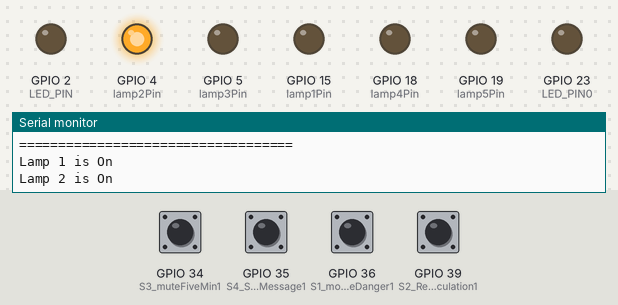
Bench run of a sketch on a simulated ESP32. Shown: output pins drawn as LEDs (lit = HIGH), the last lines printed to the serial monitor. Dashed ring = blinking. The test bench sets the inputs (shaded band); at power-on: GPIO 34 (S3_muteFiveMin1), GPIO 35 (S4_SendEmergMessage1), GPIO 36 (S1_morseCodeDanger1), GPIO 39 (S2_RepeatCalculation1) HIGH.

Above: at 1.2 s.
1.3 s: GPIO 36 (S1_morseCodeDanger1) pulled LOW for 1 s
At 1.75 s:
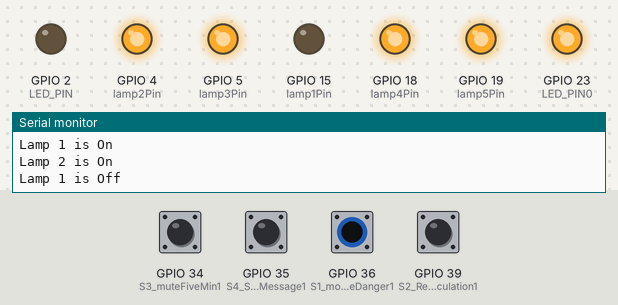
5.0 s: GPIO 36 (S1_morseCodeDanger1) pulled LOW for 0.15 s
At 5.4 s:
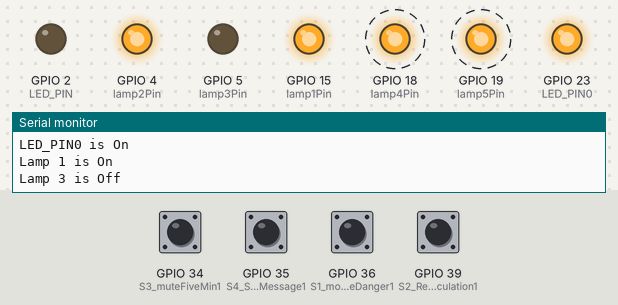
8.0 s: GPIO 36 (S1_morseCodeDanger1) pulled LOW for 0.15 s
At 8.4 s:
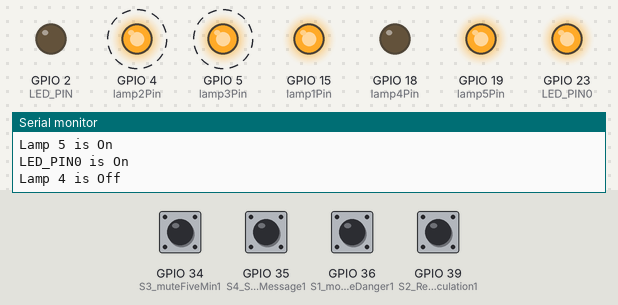
11.0 s: GPIO 36 (S1_morseCodeDanger1) pulled LOW for 1 s
Timing chart, 0 to 21.0 s (numbered marks = the images above; inputs shaded):
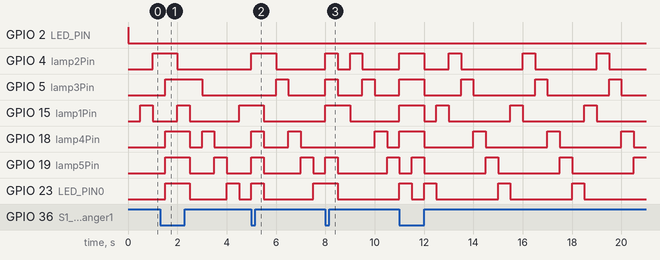

Measured:
- by itself, GPIO 19 (lamp5Pin): repeats every 3.0 s: HIGH 0.50 s, LOW 2.5 s

The sketch:

FactoryTest_WW_WZ_BUTTONS.ino
```cpp
// (licence header left out)
// Switch Button pin definitions per the schematic and PCB
//const int MUTE_BUTTON_PIN = 36; // GPIO 36 for the mute button
//const int ON_OFF_BUTTON_PIN = 39; // GPIO 39 for the ON/OFF button
const int S1_morseCodeDanger1 = 36;
const int S2_RepeatCalculation1 = 39;
const int S3_muteFiveMin1 = 34;
const int S4_SendEmergMessage1 = 35;

#define LED_PIN0 23// mute buttom  // D9 on PCB
#define LED_PIN 2 // GPIO 2 for the blue LED // ON OFF LED // D4 on PCB
const int lamp1Pin = 15; // lamp emergency L1 // D5 on PCB
const int lamp2Pin = 4; //lamp emergency L2 // D3 on PCB
const int lamp3Pin = 5; //lamp emergency L3 // D8 on PCB
const int lamp4Pin = 18;//lamp emergency L4 // D7 on PCB
const int lamp5Pin = 19;//lamp emergency L5 // D6 on PCB

unsigned long previousMillis = 0;
const long interval = 500; // Time each lamp stays on (in milliseconds)
int currentLamp = 1;
bool allLampsOff = true;

const long intervalZero = 500; // Time each lamp stays off (in milliseconds)
int currentLampZero = 1;


#define PROG_NAME "fourSwitches"
#define FIRMWARE_VERSION "0.2_20241122"
//#define HARDWARE_VERSION "V0.0.1 "
#define MODEL_NAME "Homework2"

#define LICENSE "GNU Affero General Public License, version 3 "
#define ORIGIN "LEB"


void serialSplash() {
  //Serial splash
  Serial.println(F("==================================="));
  Serial.println(MODEL_NAME);
  Serial.print(PROG_NAME);
  Serial.println(FIRMWARE_VERSION);
  Serial.print(F("Compiled at: "));
  Serial.println(F(__DATE__ " " __TIME__));  //compile date that is used for a unique identifier
  Serial.println(LICENSE);
  Serial.println(ORIGIN);
  Serial.println(F("==================================="));
  Serial.println();
}


void setup() {
  // put your setup code here, to run once:
  Serial.begin(115200);
  pinMode(LED_PIN, OUTPUT);          // Set LED pin as output
  digitalWrite(LED_PIN, HIGH);        // Initialize LED to ON
  serialSplash();

  // Switch pins for input
  pinMode(S1_morseCodeDanger1, INPUT_PULLUP); //
  pinMode(S2_RepeatCalculation1, INPUT_PULLUP); //
  pinMode(S3_muteFiveMin1, INPUT_PULLUP); //
  pinMode(S4_SendEmergMessage1, INPUT_PULLUP); //

  // Initialize lamp pins and set high
  pinMode(lamp1Pin, OUTPUT);
  pinMode(lamp2Pin, OUTPUT);
  pinMode(lamp3Pin, OUTPUT);
  pinMode(lamp4Pin, OUTPUT);
  pinMode(lamp5Pin, OUTPUT);
  pinMode(LED_PIN0, OUTPUT);


  digitalWrite(LED_PIN, LOW);        // Set built in LED low at end of setup.


}//end setup()

void loop() {


  // put your main code here, to run repeatedly:
  //  blinkLamp();
  if (digitalRead(S1_morseCodeDanger1)) {
    walkingOne();//
  } else {
    walkingZero();
  }

  //test other buttons
  //const int S2_RepeatCalculation1 = 39;
  //const int S3_muteFiveMin1 = 34;
  //const int S4_SendEmergMessage1 = 35;

  if (!digitalRead(S2_RepeatCalculation1)) {
    Serial.println("S2_RepeatCalculation1 pressed");
  }
  if (!digitalRead(S3_muteFiveMin1)) {
    Serial.println("S3_muteFiveMin1 pressed");
  }
  if (!digitalRead(S4_SendEmergMessage1)) {
    Serial.println("S4_SendEmergMessage1");
  }

}// end loop()


//void blinkLamp() {
void walkingOne() {
  unsigned long currentMillis = millis();

  if (currentMillis - previousMillis >= interval) {
    previousMillis = currentMillis;

    // Turn off all lamps first
    digitalWrite(lamp1Pin, LOW);
    digitalWrite(lamp2Pin, LOW);
    digitalWrite(lamp3Pin, LOW);
    digitalWrite(lamp4Pin, LOW);
    digitalWrite(lamp5Pin, LOW);
    digitalWrite(LED_PIN0, LOW);

    // Turn on the current lamp
    switch (currentLamp) {
      case 1: digitalWrite(lamp1Pin, HIGH); Serial.println("Lamp 1 is On"); break;
      case 2: digitalWrite(lamp2Pin, HIGH); Serial.println("Lamp 2 is On"); break;
      case 3: digitalWrite(lamp3Pin, HIGH); Serial.println("Lamp 3 is On"); break;
      case 4: digitalWrite(lamp4Pin, HIGH); Serial.println("Lamp 4 is On"); break;
      case 5: digitalWrite(lamp5Pin, HIGH); Serial.println("Lamp 5 is On"); break;
      case 6: digitalWrite(LED_PIN0, HIGH); Serial.println("LED_PIN0 is On"); break;
    }

    // Move to the next lamp
    currentLamp++;
    if (currentLamp > 6) {
      currentLamp = 1; // Reset to the first lamp after the last one
    }
  }
}

//Walking zero
void walkingZero() {
  unsigned long currentMillisZero = millis();

  // Check if it's time to turn off the next lamp
  if (currentMillisZero - previousMillis >= intervalZero) {
    previousMillis = currentMillisZero;

    // Ensure all lamps are initially on
    digitalWrite(lamp1Pin, HIGH);
    digitalWrite(lamp2Pin, HIGH);
    digitalWrite(lamp3Pin, HIGH);
    digitalWrite(lamp4Pin, HIGH);
    digitalWrite(lamp5Pin, HIGH);
    digitalWrite(LED_PIN0, HIGH);

    // Turn off the current lamp
    switch (currentLampZero) {
      case 1: digitalWrite(lamp1Pin, LOW); Serial.println("Lamp 1 is Off"); break;
      case 2: digitalWrite(lamp2Pin, LOW); Serial.println("Lamp 2 is Off"); break;
      case 3: digitalWrite(lamp3Pin, LOW); Serial.println("Lamp 3 is Off"); break;
      case 4: digitalWrite(lamp4Pin, LOW); Serial.println("Lamp 4 is Off"); break;
      case 5: digitalWrite(lamp5Pin, LOW); Serial.println("Lamp 5 is Off"); break;
      case 6: digitalWrite(LED_PIN0, LOW); Serial.println("LED_PIN0 is Off"); break;
    }

    // Move to the next lamp to turn off
    currentLampZero++;
    if (currentLampZero > 6) {
      currentLampZero = 1; // Reset to the first lamp after the last one
    }
  }
}
```
